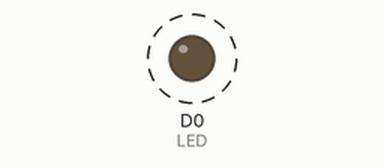
Simulated run of this sketch. Board: ESP8266 (NodeMCU). Shown: output pins drawn as LEDs (lit = HIGH). Dashed ring = blinking.

Above: at 0.5 s.
Timing chart, 0 to 4.6 s (numbered marks = the images above):
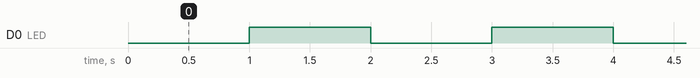

The sketch:

nodeMCU_led.ino
```cpp
#define LED D0            // Led in NodeMCU at pin GPIO16 (D0).
void setup() {
pinMode(LED, OUTPUT);    // LED pin as output.
}
void loop() {
digitalWrite(LED, LOW);// turn the LED off.(Note that LOW is the voltage level but actually
                        //the LED is on; this is because it is acive low on the ESP8266.
delay(1000);            // wait for 1 second.
digitalWrite(LED, HIGH); // turn the LED on.
delay(1000); // wait for 1 second.
}
```

Measured:
- by itself, D0 (LED): alternates HIGH for 1.0 s and LOW for 1.0 s
